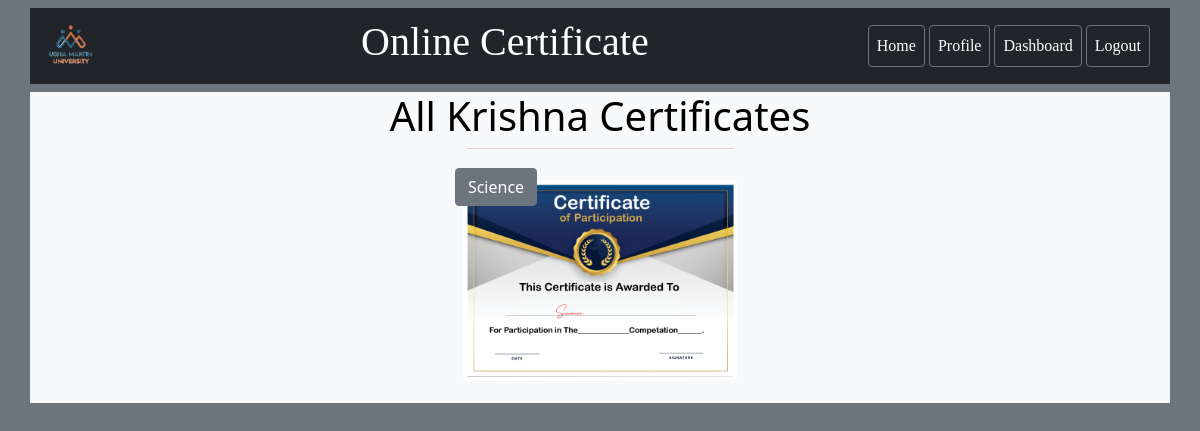
Page /check_one_student_all_certificate/19BCA39/krishna/ (signed in) on the committed database.
### student/models.py (models this page shows)
class certificate_form(models.Model):
    certificate_name=models.CharField(max_length=100)
    std_Fname=models.CharField(max_length=40)
    std_Lname=models.CharField(max_length=40)
    std_department=models.CharField(max_length=100)
    branch_of=models.CharField(max_length=10)
    rank=models.CharField(max_length=10)
    marks=models.CharField(max_length=50)
    std_roll=models.CharField(max_length=8)
    date=models.DateField()
    adminupload=models.FileField(upload_to='studentcertificate_image')
    pdf=models.FileField(upload_to='studentcertificate_PDF')

### student/views.py (the view)
# urls.py: path('check_one_student_all_certificate/<str:roll>/<str:name>/', views.check_one_student_all_certificate,name="check_one_student_all_certificate"),
def check_one_student_all_certificate(request,roll,name):
    if  request.user.is_authenticated:
        my_form=certificate_form.objects.filter(std_roll=roll)
        return render(request,'student/one_student_all_certificate.html',{'form':my_form,'name':name})
    else:
        return HttpResponseRedirect('/login/')

### student/templates/student/one_student_all_certificate.html (shortened to what this page needs)
{% include 'student/navbar.html' %}
{% load static %}
<!DOCTYPE html>
<html lang="en">
<head>
      {% block mycss %}
    <link rel="stylesheet" href="{% static 'student/css/style.css' %}">
    {% endblock mycss %}
</head>
<body>
    <div class="container bg-light">
        <div class="container text-center text-capitalize">
            <div class="container">
                <h5 class="text-black text-center display-6 ">All {{name}} Certificates</h5>
                <hr class="w-25 m-auto bg-danger mb-2">
            </div>
        </div>
        <div class="container d-flex flex-wrap btn btn-light justify-content-evenly mb-5">
            {% if form %}
            {% for f in form %}
                    <a href="{{f.adminupload.url}}" class="" ><b class="position-absolute my-1 btn btn-secondary bottom-10 ">{{f.certificate_name}}</b><img src="{{f.adminupload.url}}" alt="" height=200px class="mx-2 my-3 zoom"></a>
                {% endfor %}
            {% else %}
            <div class="container">
                <h4 class="text-center alert alert-warning text-capitalize">{{name}} Have Not Got Any Certificates </h4>
            </div>
            {% endif %}
        </div>
</div>
</body>
</html>

### student/static/student/css/style.css (style rules this page uses)
* { padding: 0px; margin: 0px; box-sizing: border-box; }
body { background-color: #6C757D; }
.zoom { transition: transform .2s; }

### rows in the picture
certificate_form: certificate_name "Science", adminupload (picture)

### other values in the picture
{{ name }} "Krishna"
